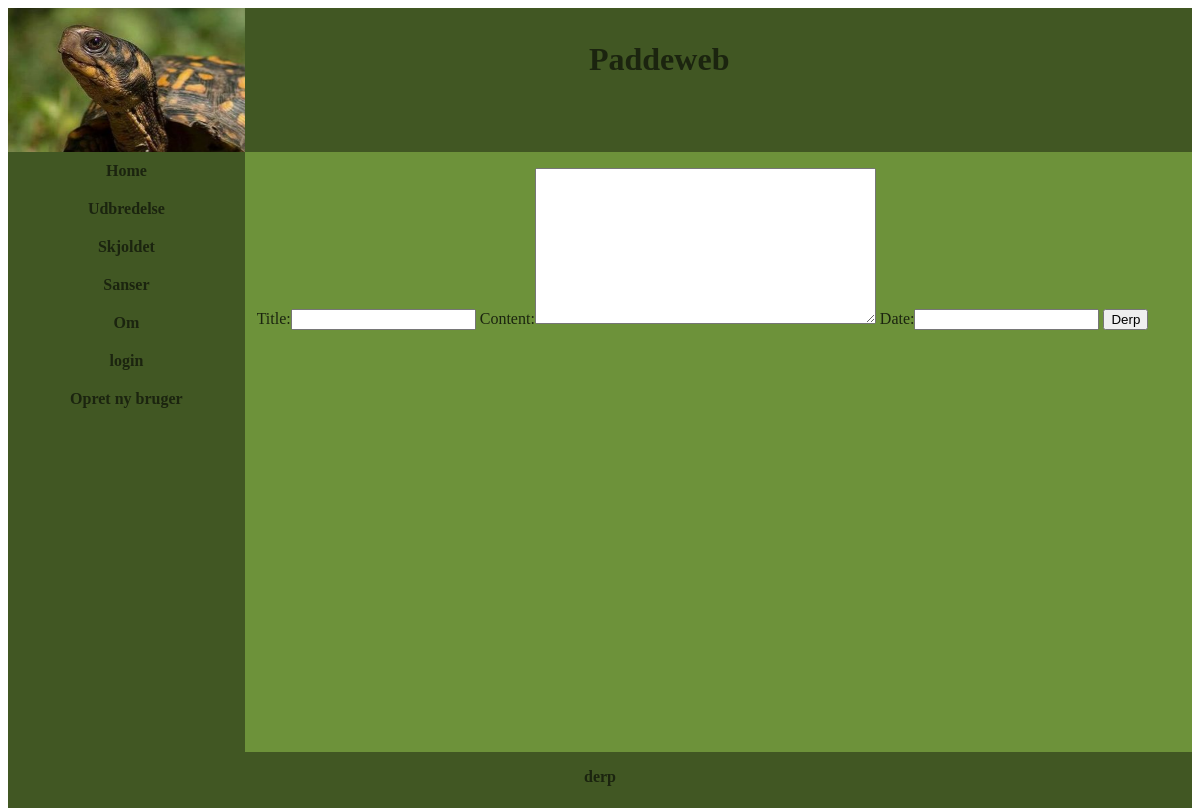
Before: /turtle_forum/ with the older database file.
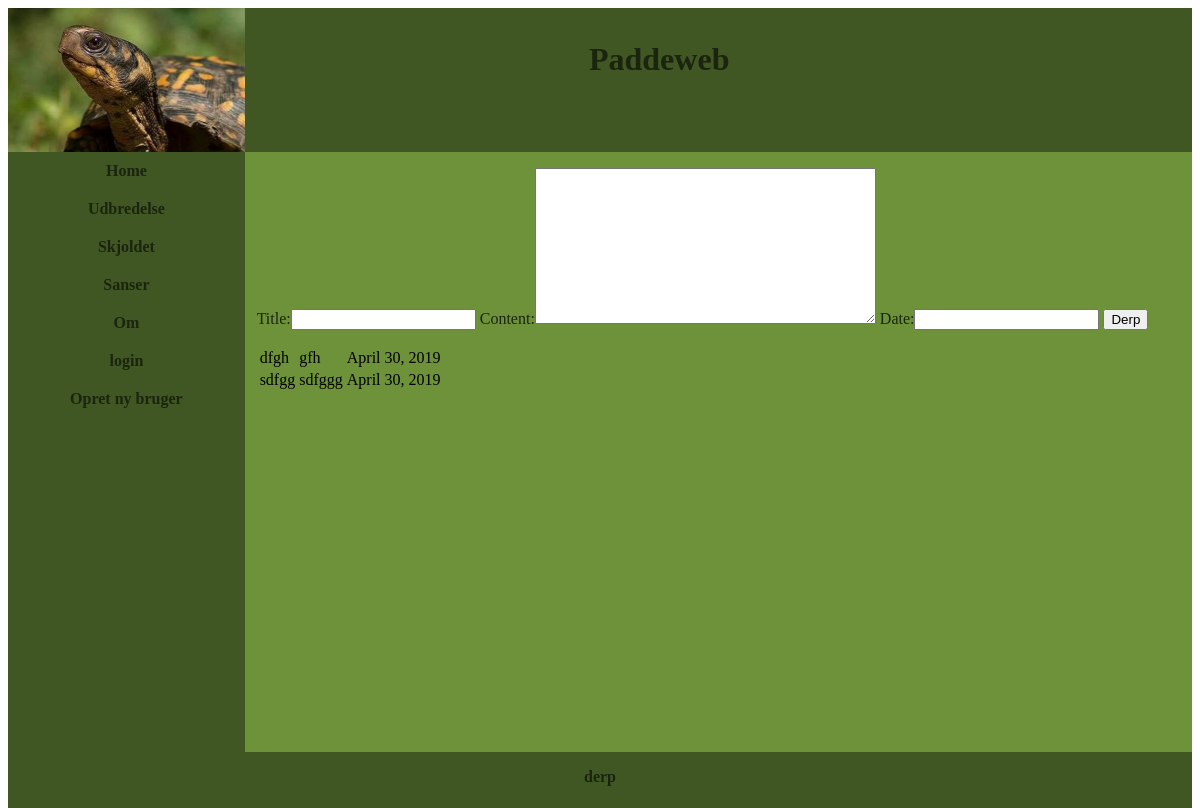
After: the same page with the newer database file.
### PaddeApp/models.py (models this page shows)
class TurtleForum(models.Model):
    title = models.CharField(max_length=50)
    content = models.TextField()
    date = models.DateField()

### PaddeApp/views.py (the view)
# urls.py: url(r'^turtle_forum/$', PaddeApp.views.turtle_forum, name='turtle_forum'),
def turtle_forum(request):
    if request.method == 'POST':
        form = turtleForum(request.POST)
        if form.is_valid():
            form.save()
            return HttpResponseRedirect('/turtle_forum')
    else:
        form = turtleForum()
    args = {}
    args.update(csrf(request))
    args['form'] = form
    args['kage'] = TurtleForum.objects.all()
    return render_to_response('PaddeApp/turtle_forum.html', args)

### PaddeApp/forms.py
class turtleForum(forms.ModelForm):
    class Meta:
        model = TurtleForum
        fields = ('title', 'content', 'date')

### PaddeApp/templates/PaddeApp/turtle_forum.html (shortened to what this page needs)
﻿{% extends "PaddeApp/layout.html" %}
{%block content%}
<form action="/turtle_forum/" method="post">{% csrf_token %}
    {{form}}
    <input type="submit" value="Derp"/>
</form>
<table>
{% for derp in kage %}
<tr>
<td>{{ derp.title }}</td>
<td>{{ derp.content }}</td>
<td>{{ derp.date }}</td>
</tr>
{% endfor %}
</table>
{%endblock%}

Changed rows visible on the page:
added TurtleForum: title "dfgh", content "gfh", date "April 30, 2019"
added TurtleForum: title "sdfgg", content "sdfggg", date "April 30, 2019"
